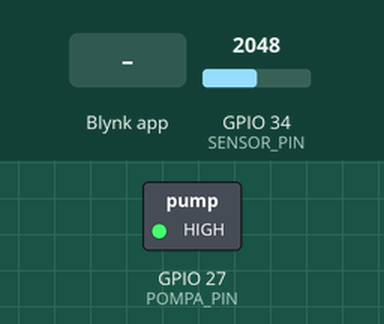
Bench run of a sketch on a simulated ESP32. Parts: switched loads named in the sketch (green lamp = pin HIGH). The test bench sets the inputs (shaded band); at power-on: GPIO 34 (SENSOR_PIN) = 2048. WiFi joins after 1.5 s; servers stay silent unless stated; what the sketch prints to the serial monitor is not drawn.

Above: at 2.7 s.
2.8 s: Blynk app writes 1 to V1
At 4.0 s:
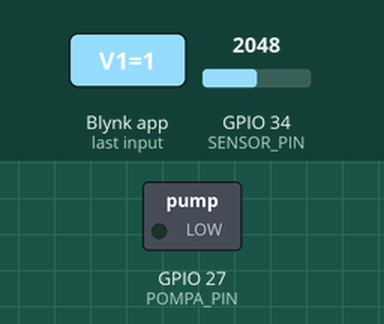
4.3 s: GPIO 34 (SENSOR_PIN) set to 2866
6.0 s: Blynk app writes 1 to V4
7.5 s: Blynk app writes 0 to V4
Timing chart, 0 to 10.0 s (numbered marks = the images above; inputs shaded):
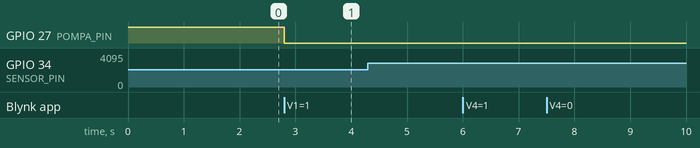

Measured:
- after the input at 2.8 s, GPIO 27 (POMPA_PIN): HIGH → LOW at once
- after the input at 4.3 s, every drawn part: stays the same
- after the input at 6.0 s, every drawn part: stays the same
- after the input at 7.5 s, every drawn part: stays the same

The sketch:

Akilli_Sulama_Sistemi.ino
```cpp
/* BLYNK AYARLARI */
#define BLYNK_TEMPLATE_ID "BURAYA_KENDI_ID_YAZIN"
#define BLYNK_TEMPLATE_NAME "BURAYA_KENDI_PROJENİZİN_İSMİNİ_YAZINIZ"
#define BLYNK_AUTH_TOKEN "BURAYA_KENDI_TOKENINIZI_YAZIN"

#define BLYNK_PRINT Serial

#include <WiFi.h>
#include <WiFiClient.h>
#include <BlynkSimpleEsp32.h>

// --- AĞ AYARLARI ---
char ssid[] = "BURAYA_KENDI_KİŞİSEL_BAĞLANTI_NOKTANIZI_YAZIN";
char pass[] = "BURAYA_KENDI_ŞİFRENİZİ_YAZIN";

// --- DONANIM PINLERI ---
#define SENSOR_PIN 34  // Nem Sensörü
#define POMPA_PIN 27   // Röle Tetikleyici

// --- RÖLE AYARI ---
const bool ROLE_DUZ_MANTIK = false; // Low Trigger ise false

BlynkTimer timer;

// DEĞİŞKENLER
float harcananSu = 0.0;
int sensorDegeri = 0;
int nemYuzdesi = 0;
bool otomatikMod = false;
bool bildirimAtildi = false; // SPAM KORUMASI İÇİN EKLENDİ

// --- KALIBRASYON ---
float saniyelikDebi = 0.02; // LİTRE/SANİYE

// --- OTOMATİK SULAMA AYARLARI ---
const int KuruDeger = 4095;
const int IslakDeger = 1400;
const int UyariSiniri = 60;
const int OtoSulamaSuresi = 3;

unsigned long sonSulamaZamani = 0;

// Röle Kontrol Fonksiyonu
void pompaKontrol(bool acikMi) {
  if (ROLE_DUZ_MANTIK) {
    digitalWrite(POMPA_PIN, acikMi ? HIGH : LOW);
  } else {
    digitalWrite(POMPA_PIN, acikMi ? LOW : HIGH);
  }
}

// ---------------------------------------------------------
// HAFIZA (V3)
// ---------------------------------------------------------
BLYNK_CONNECTED() {
  Blynk.syncVirtual(V3); // Su verisini çek
  Blynk.syncVirtual(V4); // Otomatik mod durumunu çek
}

BLYNK_WRITE(V3) {
  harcananSu = param.asFloat();
  Blynk.virtualWrite(V3, harcananSu);
}

// ---------------------------------------------------------
// OTOMATİK MOD ANAHTARI (V4)
// ---------------------------------------------------------
BLYNK_WRITE(V4) {
  int dur = param.asInt();
  if (dur == 1) {
    otomatikMod = true;
    Serial.println("MOD: OTOMATIK (Sessiz Calisma)");
  } else {
    otomatikMod = false;
    Serial.println("MOD: MANUEL (Bildirim Acik)");
  }
}

// ---------------------------------------------------------
// MANUEL SULAMA (V1)
// ---------------------------------------------------------
unsigned long manuelBaslangic = 0;

BLYNK_WRITE(V1) {
  int butonDurumu = param.asInt();

  if (butonDurumu == 1) {
    manuelBaslangic = millis();
    pompaKontrol(true);
    Serial.println("Manuel: Pompa AÇILDI.");
  } else {
    pompaKontrol(false);

    unsigned long sureMs = millis() - manuelBaslangic;
    float sureSn = sureMs / 1000.0;
    float eklenenSu = sureSn * saniyelikDebi;

    harcananSu += eklenenSu;
    Blynk.virtualWrite(V3, harcananSu);

    Serial.print("Manuel Sulama Bitti. Eklenen: ");
    Serial.println(eklenenSu);
  }
}

// ---------------------------------------------------------
// ANA KURULUM
// ---------------------------------------------------------
void setup() {
  Serial.begin(115200);
  pinMode(POMPA_PIN, OUTPUT);
  pinMode(SENSOR_PIN, INPUT);
  pompaKontrol(false);

  Serial.println("\n--- SISTEM BASLATILIYOR ---");
  WiFi.mode(WIFI_STA);
  WiFi.begin(ssid, pass);

  while (WiFi.status() != WL_CONNECTED) {
    delay(500); Serial.print(".");
  }
  Serial.println("\nWiFi Baglandi!");
  Blynk.config(BLYNK_AUTH_TOKEN);

  timer.setInterval(1000L, sensorIzleme);
}

void loop() {
  Blynk.run();
  timer.run();
}

// ---------------------------------------------------------
// AKILLI SENSÖR VE KARAR MEKANİZMASI (DÜZENLENDİ)
// ---------------------------------------------------------
void sensorIzleme() {
  sensorDegeri = analogRead(SENSOR_PIN);
  nemYuzdesi = map(sensorDegeri, KuruDeger, IslakDeger, 0, 100);
  nemYuzdesi = constrain(nemYuzdesi, 0, 100);

  Blynk.virtualWrite(V0, nemYuzdesi);

  // --- SENARYO 1: OTOMATİK MOD (SESSİZ SULAMA) ---
  if (nemYuzdesi < UyariSiniri && otomatikMod == true && (millis() - sonSulamaZamani > 30000)) {

    Serial.println("OTO MOD: Toprak kuru, sulama yapiliyor...");

    // BURADAN BLYNK.LOGEVENT'İ SİLDİM (Sessiz Mod)

    pompaKontrol(true);
    delay(OtoSulamaSuresi * 1000);
    pompaKontrol(false);

    float otoHarcanan = OtoSulamaSuresi * saniyelikDebi;
    harcananSu += otoHarcanan;
    Blynk.virtualWrite(V3, harcananSu);

    sonSulamaZamani = millis();
    Serial.println("OTO MOD: Sulama bitti.");

  }

  // --- SENARYO 2: MANUEL MOD (BİLDİRİMLİ) ---
  else if (nemYuzdesi < UyariSiniri && otomatikMod == false) {

    Blynk.virtualWrite(V2, 1); // Üzgün Çiçek

    // SADECE MANUEL MODDA VE DAHA ÖNCE ATILMADIYSA BİLDİRİM AT
    if (bildirimAtildi == false) {
       Blynk.logEvent("su_uyarisi", "Hocam Manuel Moddayiz ve Su Bitti! Yetis!");
       bildirimAtildi = true; // Bayrağı kaldır ki spam yapmasın
       Serial.println("UYARI: Bildirim gonderildi!");
    }

  }

  // --- SENARYO 3: NEM NORMAL (RESET) ---
  else if (nemYuzdesi >= UyariSiniri) {
    Blynk.virtualWrite(V2, 2); // Mutlu Çiçek
    bildirimAtildi = false; // Toprak ıslandı, bayrağı indir. Kuruyunca tekrar atabilir.
  }
}
```
